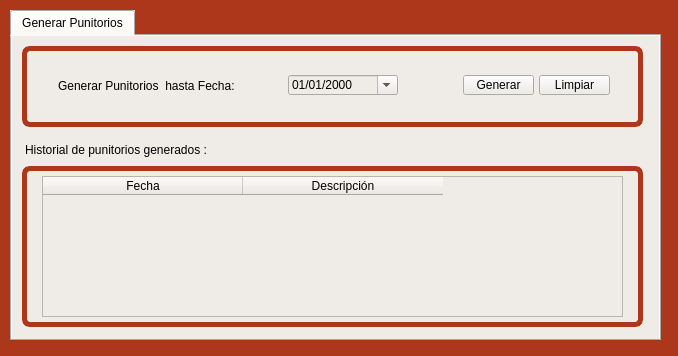
<?xml version="1.0" encoding="UTF-8"?>
<ui version="4.0">
 <class>Form_punitorios</class>
 <widget class="QWidget" name="Form_punitorios">
  <property name="geometry">
   <rect>
    <x>0</x>
    <y>0</y>
    <width>678</width>
    <height>356</height>
   </rect>
  </property>
  <property name="windowTitle">
   <string>Punitorios</string>
  </property>
  <property name="styleSheet">
   <string notr="true">selection-background-color: rgb(255, 170, 127);
color: rgb(0, 0, 0);
font: 10pt &quot;KacstOne&quot;;
background-color: rgb(172, 55, 26);

</string>
  </property>
  <widget class="QTabWidget" name="tabWidget_2">
   <property name="geometry">
    <rect>
     <x>10</x>
     <y>10</y>
     <width>651</width>
     <height>331</height>
    </rect>
   </property>
   <property name="styleSheet">
    <string notr="true">background-color: rgb(239, 235, 231);
font:  11pt &quot;Century Schoolbook L&quot;;</string>
   </property>
   <property name="currentIndex">
    <number>0</number>
   </property>
   <widget class="QWidget" name="tab_2">
    <attribute name="icon">
     <iconset>
      <normaloff>Íconos/documento-financiero.png</normaloff>Íconos/documento-financiero.png</iconset>
    </attribute>
    <attribute name="title">
     <string>Generar Punitorios</string>
    </attribute>
    <widget class="QGroupBox" name="groupBox">
     <property name="geometry">
      <rect>
       <x>10</x>
       <y>10</y>
       <width>621</width>
       <height>81</height>
      </rect>
     </property>
     <property name="styleSheet">
      <string notr="true">QGroupBox{
background-color: rgb(239, 235, 231);
border-style: solid;
border-width: 5px;
border-color: rgb(172, 55, 26);
border-radius: 8px;
font: 10pt &quot;KacstOne&quot;;
}
QLineEdit{
background-color: rgb(239, 235, 231);
}
QLabel{
background-color: rgb(239, 235, 231);
font: 10pt &quot;KacstOne&quot;;
}
QDateEdit{
background-color: rgb(239, 235, 231);
}</string>
     </property>
     <property name="title">
      <string/>
     </property>
     <widget class="QLabel" name="label">
      <property name="geometry">
       <rect>
        <x>36</x>
        <y>32</y>
        <width>221</width>
        <height>16</height>
       </rect>
      </property>
      <property name="text">
       <string>Generar Punitorios  hasta Fecha:</string>
      </property>
     </widget>
     <widget class="QDateEdit" name="dte_fecha_consumos_generados">
      <property name="geometry">
       <rect>
        <x>266</x>
        <y>29</y>
        <width>110</width>
        <height>20</height>
       </rect>
      </property>
      <property name="displayFormat">
       <string>dd/MM/yyyy</string>
      </property>
      <property name="calendarPopup">
       <bool>true</bool>
      </property>
     </widget>
     <widget class="QPushButton" name="boton_limpiar">
      <property name="geometry">
       <rect>
        <x>517</x>
        <y>29</y>
        <width>71</width>
        <height>20</height>
       </rect>
      </property>
      <property name="text">
       <string>Limpiar</string>
      </property>
     </widget>
     <widget class="QPushButton" name="boton_generar">
      <property name="geometry">
       <rect>
        <x>441</x>
        <y>29</y>
        <width>71</width>
        <height>20</height>
       </rect>
      </property>
      <property name="text">
       <string>Generar</string>
      </property>
     </widget>
    </widget>
    <widget class="QLabel" name="label_2">
     <property name="geometry">
      <rect>
       <x>13</x>
       <y>98</y>
       <width>241</width>
       <height>31</height>
      </rect>
     </property>
     <property name="text">
      <string>Historial de punitorios generados : </string>
     </property>
    </widget>
    <widget class="QGroupBox" name="groupBox_2">
     <property name="geometry">
      <rect>
       <x>10</x>
       <y>130</y>
       <width>621</width>
       <height>161</height>
      </rect>
     </property>
     <property name="styleSheet">
      <string notr="true">QGroupBox{
background-color: rgb(239, 235, 231);
border-style: solid;
border-width: 5px;
border-color: rgb(172, 55, 26);
border-radius: 8px;
font: 10pt &quot;KacstOne&quot;;
}
QLineEdit{
background-color: rgb(239, 235, 231);
}
QLabel{
background-color: rgb(239, 235, 231);
font: 10pt &quot;KacstOne&quot;;
}
QDateEdit{
background-color: rgb(239, 235, 231);
}</string>
     </property>
     <property name="title">
      <string/>
     </property>
     <widget class="QTableWidget" name="tableWidget">
      <property name="geometry">
       <rect>
        <x>20</x>
        <y>10</y>
        <width>581</width>
        <height>141</height>
       </rect>
      </property>
      <attribute name="horizontalHeaderDefaultSectionSize">
       <number>200</number>
      </attribute>
      <column>
       <property name="text">
        <string>Fecha</string>
       </property>
      </column>
      <column>
       <property name="text">
        <string>Descripción</string>
       </property>
      </column>
     </widget>
    </widget>
   </widget>
  </widget>
 </widget>
 <resources/>
 <connections/>
</ui>
